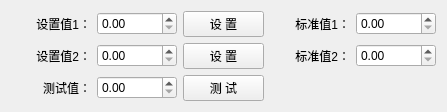
<?xml version="1.0" encoding="UTF-8"?>
<ui version="4.0">
 <class>HElecCalibrateItem1Widget</class>
 <widget class="QWidget" name="HElecCalibrateItem1Widget">
  <property name="geometry">
   <rect>
    <x>0</x>
    <y>0</y>
    <width>447</width>
    <height>102</height>
   </rect>
  </property>
  <property name="windowTitle">
   <string>Form</string>
  </property>
  <layout class="QGridLayout" name="gridLayout">
   <item row="2" column="0">
    <widget class="QLabel" name="label_005">
     <property name="text">
      <string>测试值：</string>
     </property>
     <property name="scaledContents">
      <bool>false</bool>
     </property>
     <property name="alignment">
      <set>Qt::AlignRight|Qt::AlignTrailing|Qt::AlignVCenter</set>
     </property>
    </widget>
   </item>
   <item row="2" column="2">
    <widget class="QPushButton" name="pushButton_3">
     <property name="text">
      <string>测 试</string>
     </property>
    </widget>
   </item>
   <item row="0" column="0">
    <widget class="QLabel" name="label_001">
     <property name="text">
      <string>设置值1：</string>
     </property>
     <property name="scaledContents">
      <bool>false</bool>
     </property>
     <property name="alignment">
      <set>Qt::AlignRight|Qt::AlignTrailing|Qt::AlignVCenter</set>
     </property>
    </widget>
   </item>
   <item row="0" column="2">
    <widget class="QPushButton" name="pushButton_1">
     <property name="text">
      <string>设 置</string>
     </property>
    </widget>
   </item>
   <item row="1" column="2">
    <widget class="QPushButton" name="pushButton_2">
     <property name="text">
      <string>设 置</string>
     </property>
    </widget>
   </item>
   <item row="1" column="3">
    <widget class="QLabel" name="label_004">
     <property name="text">
      <string>标准值2：</string>
     </property>
     <property name="scaledContents">
      <bool>false</bool>
     </property>
     <property name="alignment">
      <set>Qt::AlignRight|Qt::AlignTrailing|Qt::AlignVCenter</set>
     </property>
    </widget>
   </item>
   <item row="1" column="0">
    <widget class="QLabel" name="label_002">
     <property name="text">
      <string>设置值2：</string>
     </property>
     <property name="scaledContents">
      <bool>false</bool>
     </property>
     <property name="alignment">
      <set>Qt::AlignRight|Qt::AlignTrailing|Qt::AlignVCenter</set>
     </property>
    </widget>
   </item>
   <item row="0" column="3">
    <widget class="QLabel" name="label_003">
     <property name="text">
      <string>标准值1：</string>
     </property>
     <property name="scaledContents">
      <bool>false</bool>
     </property>
     <property name="alignment">
      <set>Qt::AlignRight|Qt::AlignTrailing|Qt::AlignVCenter</set>
     </property>
    </widget>
   </item>
   <item row="0" column="1">
    <widget class="QDoubleSpinBox" name="doubleSpinBox_1"/>
   </item>
   <item row="0" column="4">
    <widget class="QDoubleSpinBox" name="doubleSpinBox_3"/>
   </item>
   <item row="1" column="1">
    <widget class="QDoubleSpinBox" name="doubleSpinBox_2"/>
   </item>
   <item row="1" column="4">
    <widget class="QDoubleSpinBox" name="doubleSpinBox_4"/>
   </item>
   <item row="2" column="1">
    <widget class="QDoubleSpinBox" name="doubleSpinBox_5"/>
   </item>
  </layout>
 </widget>
 <resources/>
 <connections/>
</ui>
